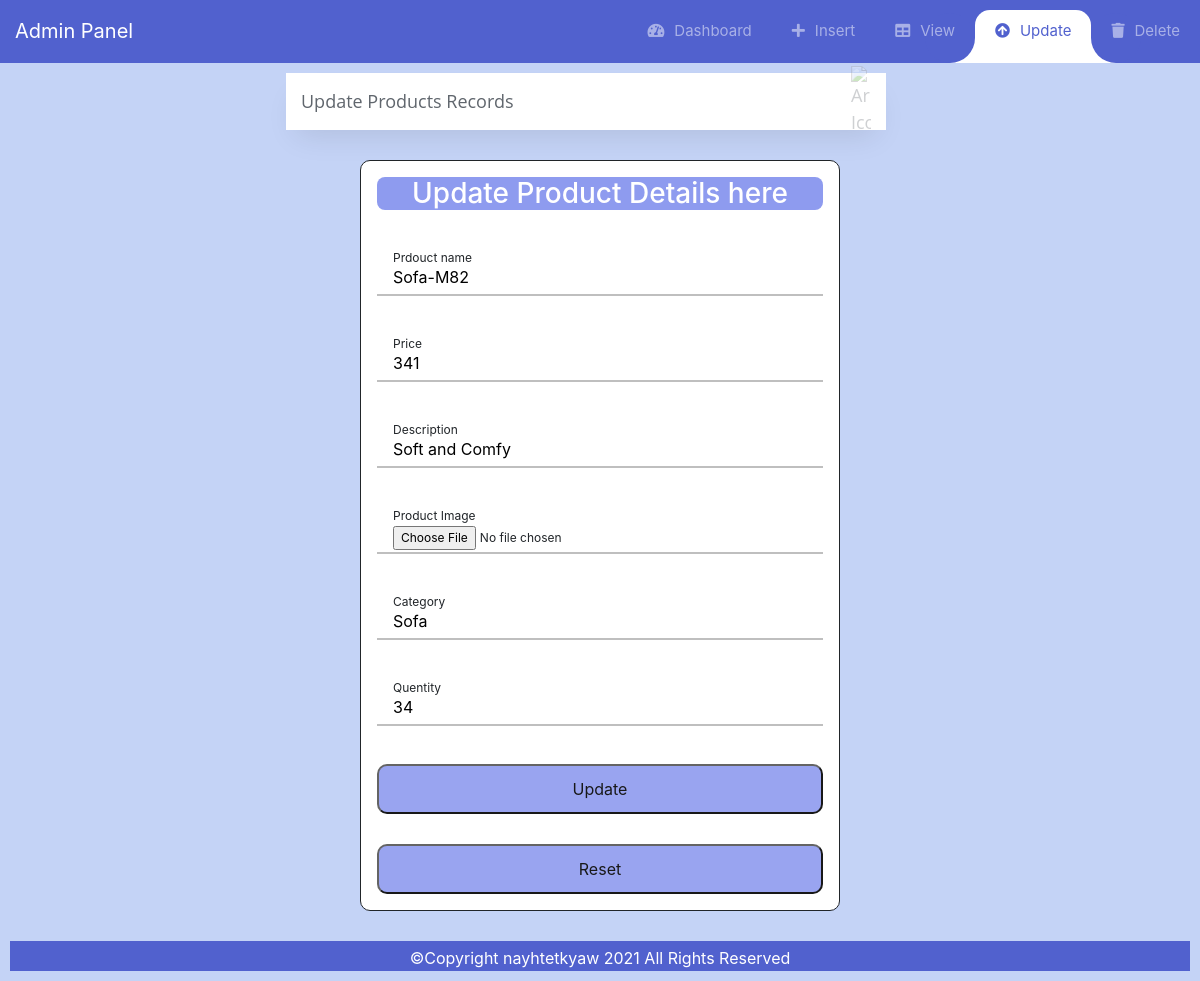
The app's page /admin/product_update.php?idProduct=83 with its own data.
### tables this page shows
CREATE TABLE `Products` (
  `idProduct` int NOT NULL AUTO_INCREMENT,
  `name` varchar(45) NOT NULL,
  `price` varchar(45) NOT NULL,
  `description` varchar(45) DEFAULT NULL,
  `image` blob,
  `category` varchar(50) NOT NULL,
  `stock` varchar(45) NOT NULL,
  PRIMARY KEY (`idProduct`)
);

### admin/product_update.php (the view, shortened to what this page needs)
<?php
    $dsn = 'mysql:dbname=Ecomm;host=localhost';
    $dbuser ='root';
    $dbPassword ='Security-sql1122';
    try{
        $connection = new PDO($dsn , $dbuser, $dbPassword);
    }catch(PDOException $e){
        $_SESSION['messages'][] = 'Connection failed!' . $e->getMessage();
        header('Location:index.php');
    }
   if(isset($_GET['idProduct'])){
    $ID = $_GET['idProduct'];
    $statement = "SELECT * FROM Products WHERE idProduct='$ID' ";
    $result = $connection->query($statement);
    foreach($result as $row){
        $name = $row['name'];
        $price = $row['price'];
        $description = $row['description'];
        $image = $row['image'];
        $category = $row['category'];
        $stock = $row['stock'];
    }
   }else{
        $name = '';
        $price = '';
        $description = '';
        $category = '';
        $stock = '';
    }
?>
<!DOCTYPE html>
<html lang="en">
<head>
    <link rel='stylesheet' href='https://stackpath.bootstrapcdn.com/bootstrap/4.3.1/css/bootstrap.min.css'>
    <link rel='stylesheet' href='https://cdnjs.cloudflare.com/ajax/libs/font-awesome/5.10.2/css/all.css'>
    <link rel="stylesheet" href="nav/style.css">
</head>
<body>
    <nav class="navbar navbar-expand-custom navbar-mainbg">
            <a class="navbar-brand navbar-logo" href="#">Admin Panel</a>
            <div class="collapse navbar-collapse" id="navbarSupportedContent">
                <ul class="navbar-nav ml-auto">
                    <div class="hori-selector">
                        <div class="left"></div>
                        <div class="right"></div>
                    </div>
                    <li class="nav-item">
                        <a class="nav-link" href=""><i class="fas fa-tachometer-alt"></i>Dashboard</a>
                    </li>
                    <li class="nav-item">
                        <a class="nav-link" href="product_insert.php"><i class="fa fa-plus"></i>Insert</a>
                    </li>
                    <li class="nav-item">
                        <a class="nav-link" href="product_view.php"><i class="fa fa-table"></i>View</a>
                    </li>
                    <li class="nav-item active">
                        <a class="nav-link" href="product_update.php"><i class="fa fa-arrow-circle-up"></i>Update</a>
                    </li>
                    <li class="nav-item">
                        <a class="nav-link" href="product_delete.php"><i class="fa fa-trash"></i>Delete</a>
                    </li>
                </ul>
            </div>
        </nav>
        <div class='main-body'>
        <div class="option">
            <div class="select-box">
                <div class="select-box__current" tabindex="1">
                    <div class="select-box__value">
                        <p class="select-box__input-text">Update Products Records</p>
                    </div>
                    <img class="select-box__icon" src="http://cdn.onlinewebfonts.com/svg/img_295694.svg" alt="Arrow Icon" aria-hidden="true"/>
                </div>
        </div>
        </div>
            <form enctype="multipart/form-data" method="POST" action="" class="form">
            <div class="container">
            <form method="POST" action="">
                <h3 style="text-align: center; background-color:#8e9bef; border-radius:8px; color: white;">Update Product Details here</h3>
                <label class="field field_v1">
                    <input class="field__input" type="text" name='name' value="<?php echo $name; ?>" placeholder="e.g Nice sofa">
                        <span class="field__label-wrap">
                            <span class="field__label">Prdouct name</span>
                        </span>
                </label>
                <label class="field field_v1">
                    <input class="field__input" type="text" value="<?php echo $price; ?>" name='price' placeholder="e.g $200">
                        <span class="field__label-wrap">
                            <span class="field__label">Price</span>
                        </span>
                </label>
                <label class="field field_v1">
                    <input class="field__input" type="text" value="<?php echo $description; ?>" name='description' placeholder="Description">
                        <span class="field__label-wrap">
                            <span class="field__label">Description</span>
                        </span>
                </label>
                <label class="field field_v1">
                    <input class="field__input" type="file" value="<?php echo $image; ?>" name='image'>
                        <span class="field__label-wrap">
                            <span class="field__label">Product Image</span>
                        </span>
                </label>
                <label class="field field_v1">
                    <input class="field__input" type="text" value="<?php echo $category; ?>" name='category'placeholder="e.g chair">
                        <span class="field__label-wrap">
                            <span class="field__label">Category</span>
                        </span>
                </label>
                <label class="field field_v1">
                    <input class="field__input" value="<?php echo $stock; ?>" name='stock'placeholder="number of stock">
                        <span class="field__label-wrap">
                            <span class="field__label">Quentity</span>
                        </span>
                </label>
                <button type="submit" name="submit" value="update">
                    Update
                </button>
                <button type="botton" name="reset" value="clear">
                    Reset
                </button>
            </form>
            </div>
            </form>
            <div class="footer">
                <p>&copy;Copyright nayhtetkyaw 2021 All Rights Reserved</p>
            </div>
        </div>
    </body>
</html>

### admin/nav/style.css (style rules this page uses)
* { margin: 0; padding: 0; }
i { margin-right: 10px; }
.navbar-logo { padding: 15px; color: #fff; }
.navbar-mainbg { background-color: #5161ce; padding: 0px; }
#navbarSupportedContent { overflow: hidden; position: relative; }
#navbarSupportedContent ul { padding: 0px; margin: 0px; }
#navbarSupportedContent ul li a i { margin-right: 10px; }
#navbarSupportedContent li { list-style-type: none; float: left; }
#navbarSupportedContent ul li a { color: rgba(255, 255, 255, 0.5); text-decoration: none; font-size: 15px; display: block; padding: 20px 20px; transition-duration: 0.6s; transition-timing-function: cubic-bezier(0.68, -0.55, 0.265, 1.55); position: relative; }
#navbarSupportedContent>ul>li.active>a { color: #5161ce; background-color: transparent; transition: all 0.7s; }
.hori-selector { display: inline-block; position: absolute; height: 100%; top: 0px; left: 0px; transition-duration: 0.6s; transition-timing-function: cubic-bezier(0.68, -0.55, 0.265, 1.55); background-color: #fff; border-top-left-radius: 15px; border-top-right-radius: 15px; margin-top: 10px; }
.hori-selector .right, .hori-selector .left { position: absolute; width: 25px; height: 25px; background-color: #fff; bottom: 10px; }
.hori-selector .right { right: -25px; }
.hori-selector .left { left: -25px; }
.hori-selector .right:before, .hori-selector .left:before { content: ''; position: absolute; width: 50px; height: 50px; border-radius: 50%; background-color: #5161ce; }
.hori-selector .right:before { bottom: 0; right: -25px; }
.hori-selector .left:before { bottom: 0; left: -25px; }
@media (min-width: 992px) { .navbar-expand-custom { -ms-flex-flow: row nowrap; flex-flow: row nowrap; -ms-flex-pack: start; justify-content: flex-start; } }
@media (min-width: 992px) { .navbar-expand-custom .navbar-nav { -ms-flex-direction: row; flex-direction: row; } }
@media (min-width: 992px) { .navbar-expand-custom .navbar-collapse { display: -ms-flexbox!important; display: flex!important; -ms-flex-preferred-size: auto; flex-basis: auto; } }

### records on screen
products: name "Sofa-M82", price "341", description "Soft and Comfy", category "Sofa", stock "34"
